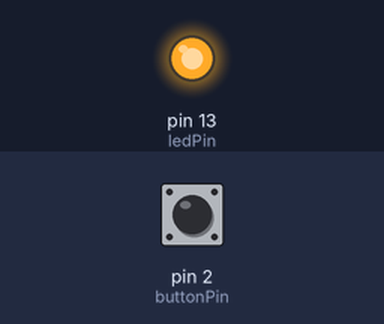
A sketch run on a simulated Arduino Uno, built with avr-gcc and run on an emulated ATmega328P. On the bench: output pins drawn as LEDs (lit = HIGH). The inputs (shaded band) are chosen by the test bench; at power-on: pin 2 (buttonPin) LOW.

Above: at 0.1 s.
At 1.1 s:
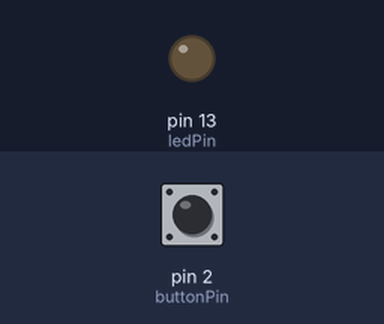
Timing chart, 0 to 2.6 s (numbered marks = the images above):
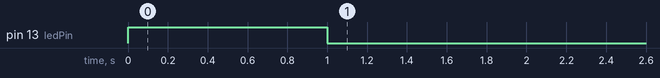

Measured:
- by itself, pin 13 (ledPin): HIGH → LOW at 1.0 s

The sketch:

blinkwithmilis.ino
```cpp
const int buttonPin = 2; // pin 2
const int ledPin = 13; // pin 13 - LED

//variables will change
int ledState = HIGH; // the current state of the output pin
int buttonState ; // the current reading from the input pin
int lastButtonState = LOW; // the previous reading from the input pin

unsigned long lastDebounceTime = 0; // the last time the output pin was toggled
// unsigned long because the value will be long in a period of time
unsigned long debounceDelay = 50; // the debounce time ; increase if the output flickers
// 50 miliseconds


unsigned long blinkStartTime = 0;   // the time the LED started blinking
const unsigned long blinkDuration = 1000;  // the duration of the blink in milliseconds

unsigned long loopStartTime = 0;    // the time loop() started running
unsigned long loopCounter = 0;      // the number of times loop() has run


void setup(){

    pinMode(buttonPin, INPUT); // BUTTON as INPUT
    pinMode(ledPin, OUTPUT); // LED as OUTPUT
    //set initial LED state
    digitalWrite(ledPin, ledState);
    // we expect that the counter is incremented many times (boucing effect)]
}

void loop(){
    // read the state of the switch into a local variable

    int reading = digitalRead(buttonPin);

    if (reading != lastButtonState){
        // reset the bouncing timer
        lastDebounceTime = millis();
    }

    // whatever the reading is at, its been there for longer that the debounce delay, so take it as the actual current state
    if ((millis() - lastDebounceTime) > debounceDelay) {

        // if the button state has changed
        if (reading != buttonState) {
            buttonState = reading;

            // only toggle the LED if the new button state is HIGH
            if (buttonState == HIGH){
                blinkStartTime = millis();  // start the blink timer

            }
        }
    }

    //save the reading. next time through the loop, it will be the lastButtonState
    lastButtonState = reading;

        // blink the LED for 1 second after the button is pressed
    if ((millis() - blinkStartTime) < blinkDuration) {
      digitalWrite(ledPin, HIGH);
    } else {
      digitalWrite(ledPin, LOW);
    }

}
```
